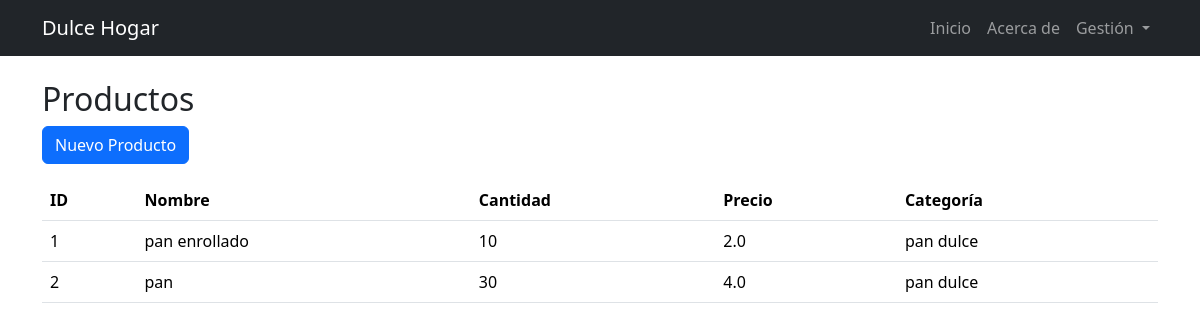
The page /productos on the database its author committed.
### app.py (models this page shows)
class Producto(db.Model):
    id = db.Column(db.Integer, primary_key=True)
    nombre = db.Column(db.String(120), nullable=False, unique=True)
    cantidad = db.Column(db.Integer, nullable=False, default=0)
    precio = db.Column(db.Float, nullable=False, default=0.0)
    categoria_id = db.Column(db.Integer, db.ForeignKey("categoria.id"), nullable=True)

class Categoria(db.Model):
    id = db.Column(db.Integer, primary_key=True)
    nombre = db.Column(db.String(100), nullable=False, unique=True)
    descripcion = db.Column(db.String(200))
    productos = db.relationship("Producto", backref="categoria", lazy=True)

### app.py (the view)
@app.route('/productos')
def listar_productos():
    productos = Producto.query.all()
    return render_template("products/list.html", productos=productos)

### templates/products/list.html
{% extends "base.html" %}
{% block content %}
<h2>Productos</h2>
<a href="{{ url_for('crear_producto') }}" class="btn btn-primary mb-3">Nuevo Producto</a>
<table class="table">
    <thead>
        <tr><th>ID</th><th>Nombre</th><th>Cantidad</th><th>Precio</th><th>Categoría</th></tr>
    </thead>
    <tbody>
        {% for p in productos %}
        <tr>
            <td>{{ p.id }}</td>
            <td>{{ p.nombre }}</td>
            <td>{{ p.cantidad }}</td>
            <td>{{ p.precio }}</td>
            <td>{{ p.categoria.nombre if p.categoria else "Sin categoría" }}</td>
        </tr>
        {% endfor %}
    </tbody>
</table>
{% endblock %}

### rows shown on the page
Producto: id "1", nombre "pan enrollado", cantidad "10", precio "2.0", categoria "pan dulce"
Producto: id "2", nombre "pan", cantidad "30", precio "4.0", categoria "pan dulce"
